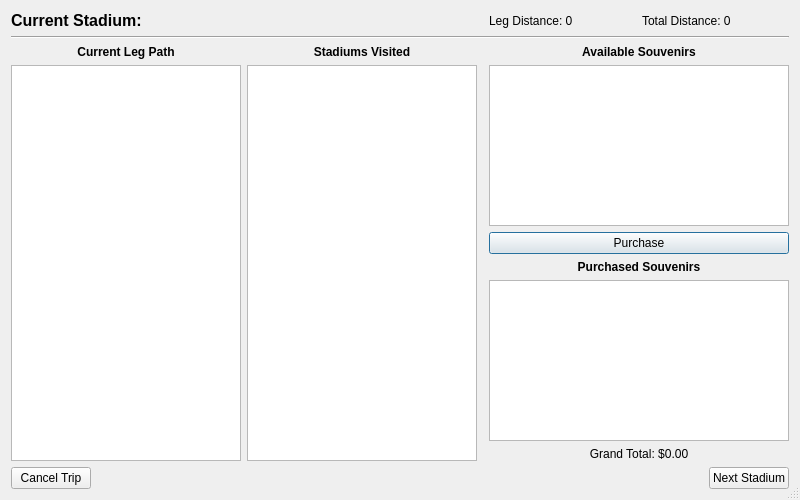
<?xml version="1.0" encoding="UTF-8"?>
<ui version="4.0">
 <class>CurrentTrip</class>
 <widget class="QDialog" name="CurrentTrip">
  <property name="geometry">
   <rect>
    <x>0</x>
    <y>0</y>
    <width>800</width>
    <height>500</height>
   </rect>
  </property>
  <property name="sizePolicy">
   <sizepolicy hsizetype="MinimumExpanding" vsizetype="MinimumExpanding">
    <horstretch>0</horstretch>
    <verstretch>0</verstretch>
   </sizepolicy>
  </property>
  <property name="minimumSize">
   <size>
    <width>800</width>
    <height>500</height>
   </size>
  </property>
  <property name="windowTitle">
   <string>Current Trip</string>
  </property>
  <property name="sizeGripEnabled">
   <bool>true</bool>
  </property>
  <layout class="QGridLayout" name="gridLayout">
   <item row="2" column="2" colspan="2">
    <layout class="QGridLayout" name="rightGridLayout">
     <property name="topMargin">
      <number>0</number>
     </property>
     <property name="rightMargin">
      <number>0</number>
     </property>
     <item row="2" column="1">
      <widget class="QPushButton" name="purchaseSouvenirButton">
       <property name="text">
        <string>Purchase</string>
       </property>
      </widget>
     </item>
     <item row="4" column="1">
      <widget class="QTableView" name="purchasedSouvenirs">
       <property name="sizePolicy">
        <sizepolicy hsizetype="MinimumExpanding" vsizetype="Expanding">
         <horstretch>0</horstretch>
         <verstretch>0</verstretch>
        </sizepolicy>
       </property>
       <property name="minimumSize">
        <size>
         <width>300</width>
         <height>0</height>
        </size>
       </property>
       <property name="sizeAdjustPolicy">
        <enum>QAbstractScrollArea::AdjustIgnored</enum>
       </property>
       <property name="editTriggers">
        <set>QAbstractItemView::NoEditTriggers</set>
       </property>
       <property name="tabKeyNavigation">
        <bool>false</bool>
       </property>
       <property name="showDropIndicator" stdset="0">
        <bool>false</bool>
       </property>
       <property name="dragDropOverwriteMode">
        <bool>false</bool>
       </property>
       <property name="selectionMode">
        <enum>QAbstractItemView::NoSelection</enum>
       </property>
       <property name="cornerButtonEnabled">
        <bool>false</bool>
       </property>
       <attribute name="horizontalHeaderDefaultSectionSize">
        <number>70</number>
       </attribute>
       <attribute name="horizontalHeaderHighlightSections">
        <bool>false</bool>
       </attribute>
       <attribute name="verticalHeaderVisible">
        <bool>false</bool>
       </attribute>
       <attribute name="verticalHeaderHighlightSections">
        <bool>false</bool>
       </attribute>
      </widget>
     </item>
     <item row="0" column="1">
      <widget class="QLabel" name="availableSouvenirsLabel">
       <property name="font">
        <font>
         <weight>75</weight>
         <bold>true</bold>
        </font>
       </property>
       <property name="text">
        <string>Available Souvenirs</string>
       </property>
       <property name="alignment">
        <set>Qt::AlignCenter</set>
       </property>
      </widget>
     </item>
     <item row="3" column="1">
      <widget class="QLabel" name="purchasedSouvenirsLabel">
       <property name="font">
        <font>
         <weight>75</weight>
         <bold>true</bold>
        </font>
       </property>
       <property name="text">
        <string>Purchased Souvenirs</string>
       </property>
       <property name="alignment">
        <set>Qt::AlignCenter</set>
       </property>
      </widget>
     </item>
     <item row="1" column="1">
      <widget class="QTableView" name="availableSouvenirs">
       <property name="sizePolicy">
        <sizepolicy hsizetype="MinimumExpanding" vsizetype="Expanding">
         <horstretch>0</horstretch>
         <verstretch>0</verstretch>
        </sizepolicy>
       </property>
       <property name="minimumSize">
        <size>
         <width>300</width>
         <height>0</height>
        </size>
       </property>
       <property name="sizeAdjustPolicy">
        <enum>QAbstractScrollArea::AdjustIgnored</enum>
       </property>
       <property name="editTriggers">
        <set>QAbstractItemView::NoEditTriggers</set>
       </property>
       <property name="tabKeyNavigation">
        <bool>false</bool>
       </property>
       <property name="showDropIndicator" stdset="0">
        <bool>false</bool>
       </property>
       <property name="dragDropOverwriteMode">
        <bool>false</bool>
       </property>
       <property name="selectionMode">
        <enum>QAbstractItemView::SingleSelection</enum>
       </property>
       <property name="selectionBehavior">
        <enum>QAbstractItemView::SelectRows</enum>
       </property>
       <property name="cornerButtonEnabled">
        <bool>false</bool>
       </property>
       <attribute name="horizontalHeaderDefaultSectionSize">
        <number>70</number>
       </attribute>
       <attribute name="horizontalHeaderHighlightSections">
        <bool>false</bool>
       </attribute>
       <attribute name="verticalHeaderVisible">
        <bool>false</bool>
       </attribute>
       <attribute name="verticalHeaderHighlightSections">
        <bool>false</bool>
       </attribute>
      </widget>
     </item>
     <item row="5" column="1">
      <widget class="QLabel" name="grandTotalLabel">
       <property name="text">
        <string>Grand Total: $0.00</string>
       </property>
       <property name="alignment">
        <set>Qt::AlignCenter</set>
       </property>
      </widget>
     </item>
    </layout>
   </item>
   <item row="1" column="0" colspan="4">
    <widget class="Line" name="headerLine">
     <property name="orientation">
      <enum>Qt::Horizontal</enum>
     </property>
    </widget>
   </item>
   <item row="0" column="0">
    <widget class="QLabel" name="currentStadiumLabel">
     <property name="font">
      <font>
       <pointsize>12</pointsize>
       <weight>75</weight>
       <bold>true</bold>
      </font>
     </property>
     <property name="text">
      <string>Current Stadium:</string>
     </property>
    </widget>
   </item>
   <item row="2" column="0">
    <layout class="QGridLayout" name="leftGridLayout" rowstretch="0,0,0,0" columnstretch="0,0,0">
     <property name="sizeConstraint">
      <enum>QLayout::SetDefaultConstraint</enum>
     </property>
     <property name="rightMargin">
      <number>0</number>
     </property>
     <item row="3" column="1">
      <widget class="QListView" name="tripStadiumsVisited">
       <property name="sizePolicy">
        <sizepolicy hsizetype="MinimumExpanding" vsizetype="Expanding">
         <horstretch>0</horstretch>
         <verstretch>0</verstretch>
        </sizepolicy>
       </property>
       <property name="minimumSize">
        <size>
         <width>200</width>
         <height>0</height>
        </size>
       </property>
       <property name="sizeAdjustPolicy">
        <enum>QAbstractScrollArea::AdjustToContents</enum>
       </property>
       <property name="editTriggers">
        <set>QAbstractItemView::NoEditTriggers</set>
       </property>
       <property name="showDropIndicator" stdset="0">
        <bool>false</bool>
       </property>
       <property name="selectionMode">
        <enum>QAbstractItemView::NoSelection</enum>
       </property>
       <property name="resizeMode">
        <enum>QListView::Adjust</enum>
       </property>
      </widget>
     </item>
     <item row="3" column="0">
      <widget class="QListView" name="legStadiumsVisited">
       <property name="sizePolicy">
        <sizepolicy hsizetype="MinimumExpanding" vsizetype="Expanding">
         <horstretch>0</horstretch>
         <verstretch>0</verstretch>
        </sizepolicy>
       </property>
       <property name="minimumSize">
        <size>
         <width>200</width>
         <height>0</height>
        </size>
       </property>
       <property name="sizeAdjustPolicy">
        <enum>QAbstractScrollArea::AdjustToContents</enum>
       </property>
       <property name="editTriggers">
        <set>QAbstractItemView::NoEditTriggers</set>
       </property>
       <property name="showDropIndicator" stdset="0">
        <bool>false</bool>
       </property>
       <property name="selectionMode">
        <enum>QAbstractItemView::NoSelection</enum>
       </property>
       <property name="resizeMode">
        <enum>QListView::Adjust</enum>
       </property>
      </widget>
     </item>
     <item row="0" column="0">
      <widget class="QLabel" name="legStadiumsVisitedLabel">
       <property name="font">
        <font>
         <weight>75</weight>
         <bold>true</bold>
        </font>
       </property>
       <property name="text">
        <string>Current Leg Path</string>
       </property>
       <property name="alignment">
        <set>Qt::AlignCenter</set>
       </property>
      </widget>
     </item>
     <item row="0" column="1">
      <widget class="QLabel" name="tripStadiumsLabel">
       <property name="font">
        <font>
         <weight>75</weight>
         <bold>true</bold>
        </font>
       </property>
       <property name="text">
        <string>Stadiums Visited</string>
       </property>
       <property name="alignment">
        <set>Qt::AlignCenter</set>
       </property>
      </widget>
     </item>
    </layout>
   </item>
   <item row="3" column="0" colspan="4">
    <layout class="QHBoxLayout" name="horizontalLayout">
     <property name="topMargin">
      <number>0</number>
     </property>
     <item>
      <widget class="QPushButton" name="cancelButton">
       <property name="text">
        <string>Cancel Trip</string>
       </property>
      </widget>
     </item>
     <item>
      <spacer name="horizontalSpacer">
       <property name="orientation">
        <enum>Qt::Horizontal</enum>
       </property>
       <property name="sizeHint" stdset="0">
        <size>
         <width>40</width>
         <height>20</height>
        </size>
       </property>
      </spacer>
     </item>
     <item>
      <widget class="QPushButton" name="nextButton">
       <property name="minimumSize">
        <size>
         <width>0</width>
         <height>0</height>
        </size>
       </property>
       <property name="text">
        <string>Next Stadium</string>
       </property>
      </widget>
     </item>
    </layout>
   </item>
   <item row="0" column="2" colspan="2">
    <layout class="QHBoxLayout" name="distanceHorizontalLayout">
     <property name="topMargin">
      <number>0</number>
     </property>
     <item>
      <widget class="QLabel" name="legDistanceLabel">
       <property name="sizePolicy">
        <sizepolicy hsizetype="Preferred" vsizetype="Preferred">
         <horstretch>0</horstretch>
         <verstretch>0</verstretch>
        </sizepolicy>
       </property>
       <property name="minimumSize">
        <size>
         <width>140</width>
         <height>0</height>
        </size>
       </property>
       <property name="text">
        <string>Leg Distance: 0</string>
       </property>
      </widget>
     </item>
     <item>
      <widget class="QLabel" name="totalDistanceLabel">
       <property name="sizePolicy">
        <sizepolicy hsizetype="Preferred" vsizetype="Preferred">
         <horstretch>0</horstretch>
         <verstretch>0</verstretch>
        </sizepolicy>
       </property>
       <property name="minimumSize">
        <size>
         <width>140</width>
         <height>0</height>
        </size>
       </property>
       <property name="baseSize">
        <size>
         <width>0</width>
         <height>0</height>
        </size>
       </property>
       <property name="text">
        <string>Total Distance: 0</string>
       </property>
      </widget>
     </item>
    </layout>
   </item>
  </layout>
 </widget>
 <resources/>
 <connections/>
</ui>
